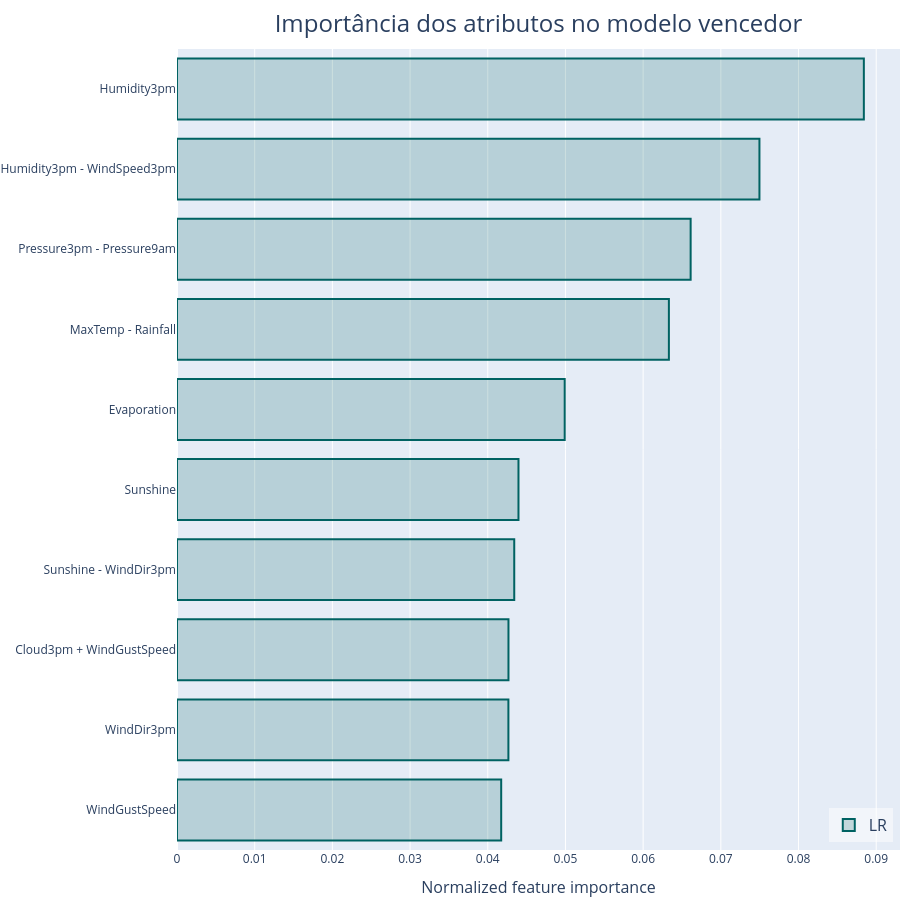

Notebook source saved alongside this figure:
### Code cell
experionml.winner.plot_feature_importance(
    show=10,
    title="Importância dos atributos no modelo vencedor",
)

### Figure 1 — Plotly figure (JSON) as saved in the notebook; plotly's stock layout.template omitted (floating-point values rounded to 4 significant figures)
{"data": [{"hovertemplate": "%{x}<extra></extra>", "legendgroup": "LR", "marker": {"color": "rgba(0, 98, 98, 0.2)", "line": {"color": "rgb(0, 98, 98)", "width": 2}}, "name": "LR", "orientation": "h", "showlegend": true, "type": "bar", "x": [0.08841, 0.07497, 0.06611, 0.06331, 0.0499, 0.04395, 0.04341, 0.04267, 0.04266, 0.04173, 0.03958, 0.0382, 0.03731, 0.03407, 0.03257, 0.02635, 0.02609, 0.02314, 0.0231, 0.02074, 0.02055, 0.01915, 0.01608, 0.01556, 0.01308, 0.01266, 0.007451, 0.006945, 0.006673, 0.005379, 0.004804, 0.004693, 0.003836, 0.002884, 0.001966], "xaxis": "x", "y": ["Humidity3pm", "Humidity3pm - WindSpeed3pm", "Pressure3pm - Pressure9am", "MaxTemp - Rainfall", "Evaporation", "Sunshine", "Sunshine - WindDir3pm", "Cloud3pm + WindGustSpeed", "WindDir3pm", "WindGustSpeed", "Humidity9am", "Evaporation + Temp9am", "WindGustSpeed - WindSpeed3pm", "MinTemp", "Rainfall", "Humidity9am + MinTemp", "WindGustDir", "WindSpeed3pm", "WindDir9am", "Pressure3pm + WindDir9am", "Pressure3pm - WindDir3pm", "WindSpeed9am", "Cloud3pm + WindGustDir", "Cloud3pm", "Pressure9am + Rainfall", "Evaporation + Rainfall", "Cloud9am", "Cloud9am - RainToday", "MinTemp + WindSpeed9am", "RainToday", "WindSpeed3pm - WindSpeed9am", "Pressure3pm + Rainfall", "Evaporation + WindSpeed3pm", "Pressure9am", "RainToday + WindGustDir"], "yaxis": "y"}], "layout": {"bargroupgap": 0.05, "font": {"size": 12}, "height": 900, "hoverlabel": {"font": {"size": 16}}, "legend": {"bgcolor": "rgba(255, 255, 255, 0.5)", "font": {"size": 16}, "groupclick": "toggleitem", "traceorder": "grouped", "x": 0.99, "xanchor": "right", "y": 0.01, "yanchor": "bottom"}, "margin": {"b": 50, "l": 50, "pad": 0, "r": 0, "t": 49}, "showlegend": true, "title": {"font": {"size": 24}, "pad": {"b": 15, "t": 15}, "text": "Importância dos atributos no modelo vencedor", "x": 0.5, "xanchor": "center", "xref": "paper", "y": 1, "yanchor": "top"}, "width": 900, "xaxis": {"anchor": "y", "automargin": true, "domain": [0, 1], "title": {"font": {"size": 16}, "text": "Normalized feature importance"}}, "yaxis": {"anchor": "x", "automargin": true, "categoryorder": "total ascending", "domain": [0, 1], "range": [24.5, 34.5], "title": {"font": {"size": 16}}}}}
